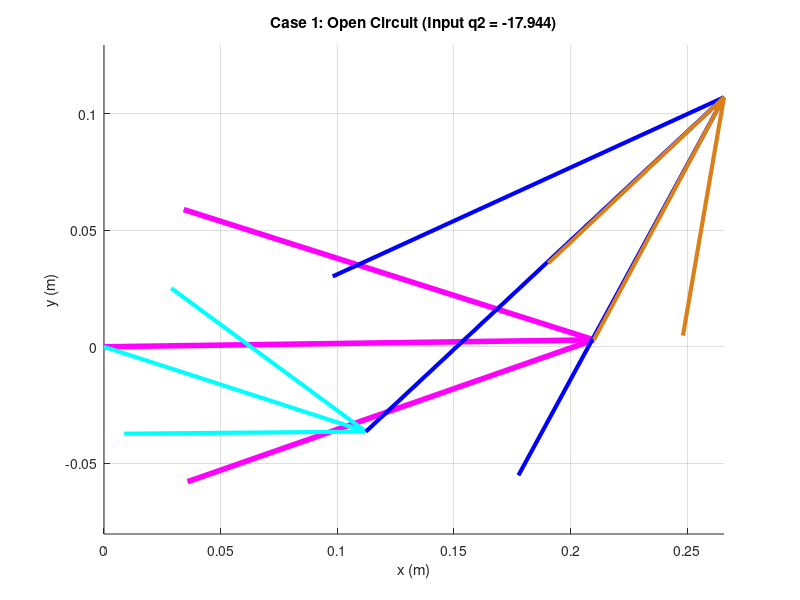
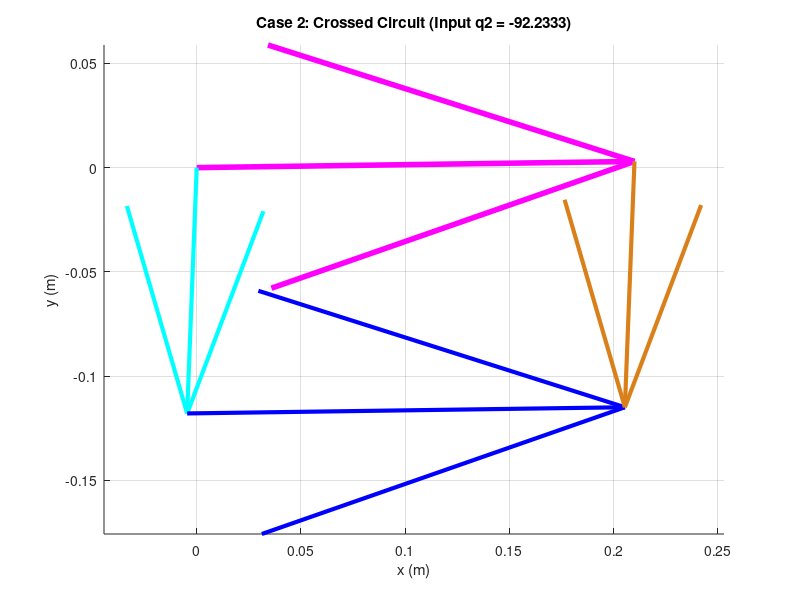

These figures' MATLAB source, in order:
clear all
close all
clc

% --- 1. Define Parameters (Unit: meters) ---
L1 = 0.210; % Ground (d) - Pink
L2 = 0.118; % Crank (a) - Cyan (Input from prev loop)
L3 = 0.210; % Coupler (b) - Blue
L4 = 0.118; % Rocker (c) - Brown/Orange

a = L2;
b = L3;
c = L4;
d = L1;

% Ground Offset
offset_deg = 0.81;
offset = deg2rad(offset_deg);

% --- 2. Define K Constants (Standard Forward Analysis: Theta 2 is Input) ---
% Constants K1-K5 for finding Theta 4 and Theta 3 given Theta 2
K1 = d/a;
K2 = d/c;
K3 = (a^2 - b^2 + c^2 + d^2)/(2*a*c);
K4 = d/b;
K5 = (c^2 - d^2 - a^2 - b^2)/(2*a*b);

% ==========================================
% CASE 1: Open Circuit (Input Theta 2 = -17.944)
% ==========================================
q2d_open = -17.944;
q2_1 = deg2rad(q2d_open) - offset; % Local Theta 2

% --- Calculate Coefficients for Theta 4 (Rocker - Brown) ---
% A*cos(q4) + B*sin(q4) + C = 0
A1 = cos(q2_1) - K1 - K2*cos(q2_1) + K3;
B1 = -2*sin(q2_1);
C1 = K1 - (K2+1)*cos(q2_1) + K3;

% --- Calculate Coefficients for Theta 3 (Coupler - Blue) ---
% D*cos(q3) + E*sin(q3) + F = 0
D1 = cos(q2_1) - K1 + K4*cos(q2_1) + K5;
E1 = -2*sin(q2_1);
F1 = K1 + (K4-1)*cos(q2_1) + K5;

% --- Solve for Theta 4 & 3 (Case 1) ---
% Selecting the root corresponding to Open Configuration
q4_open = 2*atan((-B1 - sqrt(B1^2 - 4*A1*C1))/(2*A1));
q3_open = 2*atan((-E1 - sqrt(E1^2 - 4*D1*F1))/(2*D1));

q4_open_d = rad2deg(q4_open) + offset_deg;
q3_open_d = rad2deg(q3_open) + offset_deg;


% ==========================================
% CASE 2: Crossed Circuit (Input Theta 2 = -92.2333)
% ==========================================
q2d_cross = -92.2333;
q2_2 = deg2rad(q2d_cross) - offset; % Local Theta 2

% --- Calculate Coefficients for Theta 4 ---
A2 = cos(q2_2) - K1 - K2*cos(q2_2) + K3;
B2 = -2*sin(q2_2);
C2 = K1 - (K2+1)*cos(q2_2) + K3;

% --- Calculate Coefficients for Theta 3 ---
D2 = cos(q2_2) - K1 + K4*cos(q2_2) + K5;
E2 = -2*sin(q2_2);
F2 = K1 + (K4-1)*cos(q2_2) + K5;

% --- Solve for Theta 4 & 3 (Case 2) ---
% Selecting the root corresponding to Crossed Configuration
q4_cross = 2*atan((-B2 + sqrt(B2^2 - 4*A2*C2))/(2*A2));
q3_cross = 2*atan((-E2 + sqrt(E2^2 - 4*D2*F2))/(2*D2));

q4_cross_d = rad2deg(q4_cross) + offset_deg;
q3_cross_d = rad2deg(q3_cross) + offset_deg;


% ==========================================
% Vector Calculation & Plotting
% ==========================================
% Ground Vector
RO4O2 = d*exp(j*offset);
RO4O2x = real(RO4O2); RO4O2y = imag(RO4O2);

% --- Vector Case 1 (Open) ---
RA1 = a*exp(j*(q2_1 + offset));       
RBA1 = b*exp(j*(q3_open + offset));        
RBO4_1 = c*exp(j*(q4_open + offset));    

RA1x = real(RA1); RA1y = imag(RA1);
RBA1x = real(RBA1); RBA1y = imag(RBA1); 
RBO4_1x = real(RBO4_1); RBO4_1y = imag(RBO4_1);

% --- Vector Case 2 (Crossed) ---
RA2 = a*exp(j*(q2_2 + offset));       
RBA2 = b*exp(j*(q3_cross + offset));
RBO4_2 = c*exp(j*(q4_cross + offset));    

RA2x = real(RA2); RA2y = imag(RA2);
RBA2x = real(RBA2); RBA2y = imag(RBA2); 
RBO4_2x = real(RBO4_2); RBO4_2y = imag(RBO4_2);

% --- Plotting Case 1 ---
figure(1)
title('Case 1: Open Circuit (Input q2 = -17.944)');
hold on;
% Ground (Link 1 - Pink)
quiver(0,0, RO4O2x, RO4O2y, 0, 'Color', [1 0 1], 'MaxHeadSize', 0.5, 'LineWidth', 4); 
% Crank (Link 2 - Cyan)
quiver(0,0, RA1x, RA1y, 0, 'cyan', 'MaxHeadSize', 0.5, 'LineWidth', 3); 
% Coupler (Link 3 - Blue)
quiver(RA1x, RA1y, RBA1x, RBA1y, 0, 'blue', 'MaxHeadSize', 0.5, 'LineWidth', 3); 
% Rocker (Link 4 - Brown/Orange)
quiver(RO4O2x, RO4O2y, RBO4_1x, RBO4_1y, 0, 'Color', [0.85 0.5 0.1], 'MaxHeadSize', 0.5, 'LineWidth', 3); 
axis equal; grid on;
xlabel('x (m)'); ylabel('y (m)');

% --- Plotting Case 2 ---
figure(2)
title('Case 2: Crossed Circuit (Input q2 = -92.2333)');
hold on;
% Ground (Link 1 - Pink)
quiver(0,0, RO4O2x, RO4O2y, 0, 'Color', [1 0 1], 'MaxHeadSize', 0.5, 'LineWidth', 4); 
% Crank (Link 2 - Cyan)
quiver(0,0, RA2x, RA2y, 0, 'cyan', 'MaxHeadSize', 0.5, 'LineWidth', 3); 
% Coupler (Link 3 - Blue)
quiver(RA2x, RA2y, RBA2x, RBA2y, 0, 'blue', 'MaxHeadSize', 0.5, 'LineWidth', 3); 
% Rocker (Link 4 - Brown/Orange)
quiver(RO4O2x, RO4O2y, RBO4_2x, RBO4_2y, 0, 'Color', [0.85 0.5 0.1], 'MaxHeadSize', 0.5, 'LineWidth', 3); 
axis equal; grid on;
xlabel('x (m)'); ylabel('y (m)');

% Display Results
disp('--- Results ---');
disp(['Case 1 (Open): Theta 3 = ', num2str(q3_open_d), ', Theta 4 = ', num2str(q4_open_d)]);
disp(['Case 2 (Crossed): Theta 3 = ', num2str(q3_cross_d), ', Theta 4 = ', num2str(q4_cross_d)]);
